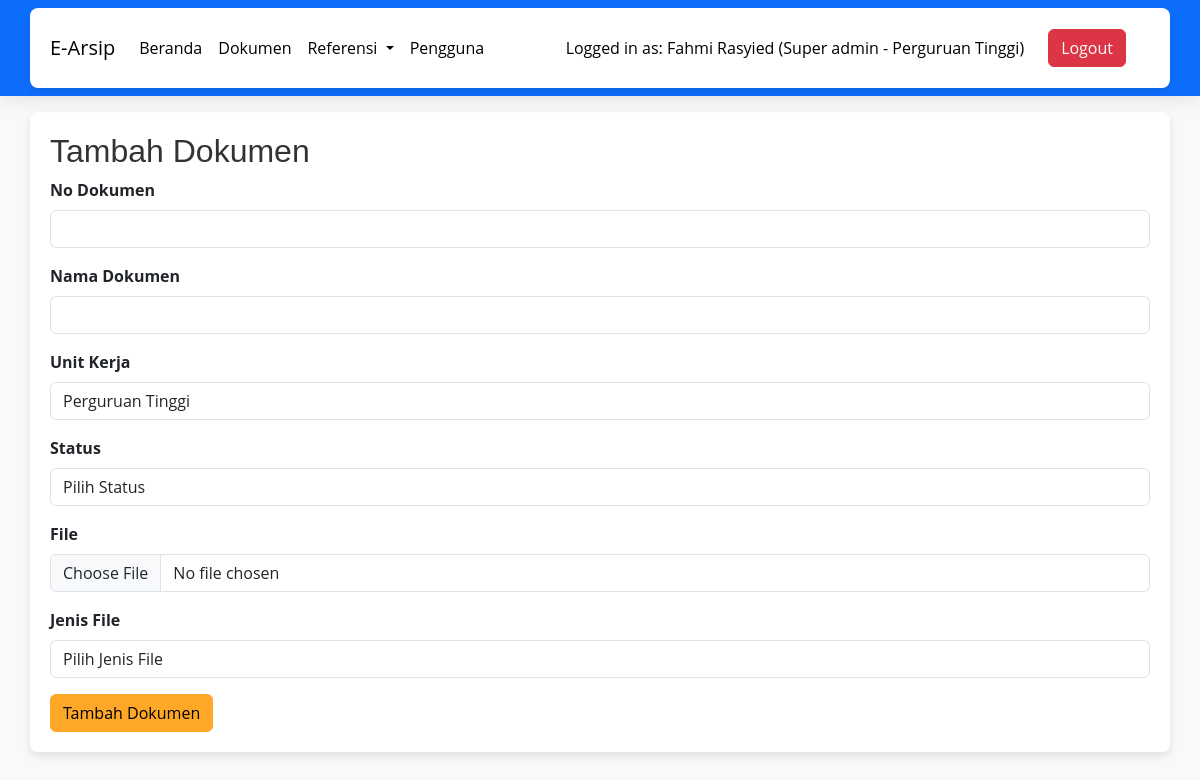
The app's page /tambah-dokumen.php (signed in) with its own data.
### tables this page shows
CREATE TABLE `users` (
  `id_user` int NOT NULL,
  `email` varchar(255) DEFAULT NULL,
  `password` varchar(255) DEFAULT NULL,
  `nama_lengkap` varchar(255) DEFAULT NULL,
  `tanggal_lahir` date DEFAULT NULL,
  `alamat` varchar(255) DEFAULT NULL,
  `id_jabatan` int DEFAULT NULL,
  `id_unit_kerja` int DEFAULT NULL,
  `foto_profil` varchar(255) DEFAULT NULL,
  `hak_akses` int NOT NULL,
  `status_pengguna` varchar(255) NOT NULL
);

CREATE TABLE `unit_kerja` (
  `id_unit` int NOT NULL,
  `nama_unit` varchar(999) NOT NULL,
  `keterangan` varchar(999) NOT NULL
);

### tambah-dokumen.php (the view, shortened to what this page needs)
<?php
include "koneksi.php";
?>
<!DOCTYPE html>
<html lang="en">
<head>
    <link href="https://cdn.jsdelivr.net/npm/bootstrap@5.3.0-alpha1/dist/css/bootstrap.min.css" rel="stylesheet">
    <link rel="stylesheet" href="css/style.css">
</head>
<body>
    <?php
    include "navbar.php";
    ?>
    <div class="container mt-3 form-container">
        <h2>Tambah Dokumen</h2>
        <form action="proses-tambah-dokumen.php" method="post" enctype="multipart/form-data">
            <div class="mb-3">
                <label for="no_dokumen" class="form-label">No Dokumen</label>
                <input type="text" class="form-control" id="no_dokumen" name="no_dokumen" required>
            </div>
            <div class="mb-3">
                <label for="nama_dokumen" class="form-label">Nama Dokumen</label>
                <input type="text" class="form-control" id="nama_dokumen" name="nama_dokumen" required>
            </div>
            <?php
            $query_users = "SELECT * FROM users WHERE email = '" . $_SESSION['email'] . "'";
            $result_users = $conn->query($query_users);
            $user = $result_users->fetch_assoc();
            ?>
            <div class="mb-3">
                <label for="unit_kerja" class="form-label">Unit Kerja</label>
                <select class="form-control" id="unit_kerja" name="unit_kerja" required <?php echo ($user['hak_akses'] != 1) ? '' : ''; ?>>
                    <?php
                    $sql = "SELECT uk.id_unit, uk.nama_unit
                            FROM unit_kerja uk
                            INNER JOIN users u ON uk.id_unit = u.id_unit_kerja
                            WHERE u.email = '" . $_SESSION['email'] . "'";
                    $result = $conn->query($sql);
                    if ($result->num_rows > 0) {
                        while ($row = $result->fetch_assoc()) {
                            $selected = ($user['id_unit_kerja'] == $row['id_unit']) ? 'selected' : '';
                            echo '<option value="' . $row['id_unit'] . '" ' . $selected . '>' . $row['nama_unit'] . '</option>';
                        }
                    } else {
                        echo '<option value="">Tidak ada data</option>';
                    }
                    ?>
                </select>
            </div>
            <div class="mb-3">
                <label for="status" class="form-label">Status</label>
                <select class="form-control" id="status" name="status" required>
                    <option value="">Pilih Status</option>
                </select>
            </div>
            <div class="mb-3">
                <label for="file" class="form-label">File</label>
                <input type="file" class="form-control" id="file" name="file" required>
            </div>
            <div class="mb-3">
                <label for="jenis_file" class="form-label">Jenis File</label>
                <select class="form-control" id="jenis_file" name="jenis_file" required>
                    <option value="">Pilih Jenis File</option>
                </select>
            </div>
            <button type="submit" class="btn btn-warning" style="background-color: #ffa726; border-color: #ffa726;">Tambah Dokumen</button>
        </form>
    </div>
</body>
</html>

### navbar.php (shortened to what this page needs)
<nav class="navbar navbar-expand-lg navbar-dark bg-primary">
    <div class="container">
        <a class="navbar-brand" style="color: black;" href="index.php">E-Arsip</a>
        <div class="collapse navbar-collapse" id="navbarSupportedContent">
            <ul class="navbar-nav me-auto mb-2 mb-lg-0">
                <li class="nav-item">
                    <a class="nav-link active" aria-current="page" href="index.php">Beranda</a>
                </li>
                <li class="nav-item">
                    <a class="nav-link" href="dokumen.php">Dokumen</a>
                </li>
                <?php
                $sql = "SELECT * FROM users WHERE email='" . $_SESSION['email'] . "'";
                $result = $conn->query($sql);
                if ($result->num_rows > 0) {
                    $row = $result->fetch_assoc();
                    if ($row['hak_akses'] == 1) {
                ?>
                        <li class="nav-item dropdown">
                            <a class="nav-link dropdown-toggle" href="#" id="referensiDropdown" role="button" data-bs-toggle="dropdown" aria-expanded="false">
                                Referensi
                            </a>
                        </li>
                        <li class="nav-item">
                            <a class="nav-link" href="pengguna.php">Pengguna</a>
                        </li>
                <?php
                    }
                }
                ?>
            </ul>
            <span class="navbar-text" style="color: black;">
            <?php
                    if (isset($_SESSION['email'])) {
                        $sql = "SELECT u.*, uk.nama_unit AS nama_unit_kerja
                                FROM users u
                                INNER JOIN unit_kerja uk ON u.id_unit_kerja = uk.id_unit
                                WHERE email='" . $_SESSION['email'] . "'";
                        $result = $conn->query($sql);
                        if ($result->num_rows > 0) {
                            $row = $result->fetch_assoc();
                            $userName = $row['nama_lengkap'];
                            $userAccess = '';
                            switch ($row['hak_akses']) {
                                case 1:
                                    $userAccess = 'Super admin';
                                    break;
                            }
                            echo "<span class='navbar-text'>Logged in as: $userName ($userAccess - " . $row['nama_unit_kerja'] . ")</span>";
                        }
                    }
                    ?>
            </span>
            <ul class="navbar-nav me-4 ms-4 mb-2 mb-lg-0">
                <li class="nav-item">
                    <a class="white btn btn-danger" href="logout.php">Logout</a>
                </li>
            </ul>
        </div>
    </div>
</nav>

### css/style.css (style rules this page uses)
body { font-family: 'Open Sans', sans-serif; }
.navbar { background-color: #ff9800; box-shadow: 0 4px 20px -2px rgba(0, 0, 0, 0.1); }
.navbar-brand { color: #000000; }
.navbar-text { color: #000000; }
.navbar-nav .nav-link { color: #fff; transition: color 0.2s ease; }

### tambah-dokumen.php (style rules this page uses)
body { background-color: #f8f9fa; }
.container { background-color: #ffffff; border-radius: 8px; box-shadow: 0 4px 8px rgba(0, 0, 0, 0.1); padding: 20px; }
h2 { font-family: 'Arial', sans-serif; color: #333; }
.form-label { font-weight: bold; }
.btn-warning { background-color: #ffc107; border-color: #ffc107; }
.btn-danger { background-color: #dc3545; border-color: #dc3545; }
.navbar-nav .nav-link { color: #000 !important; }

### records on screen
users: nama_lengkap "Fahmi Rasyied", hak_akses "Super admin", id_unit_kerja.nama_unit "Perguruan Tinggi"

### other values on screen
form field unit_kerja "Perguruan Tinggi"
